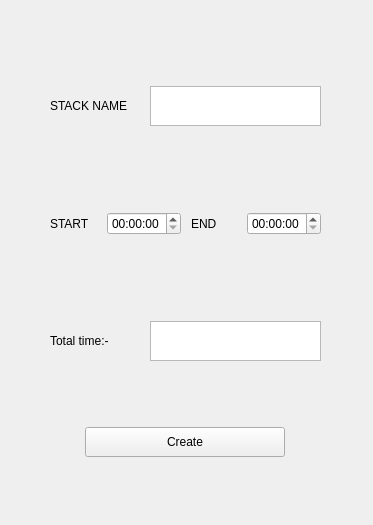
<?xml version="1.0" encoding="UTF-8"?>
<ui version="4.0">
 <class>stack_gen</class>
 <widget class="QWidget" name="stack_gen">
  <property name="geometry">
   <rect>
    <x>0</x>
    <y>0</y>
    <width>373</width>
    <height>525</height>
   </rect>
  </property>
  <property name="sizePolicy">
   <sizepolicy hsizetype="Fixed" vsizetype="Fixed">
    <horstretch>0</horstretch>
    <verstretch>0</verstretch>
   </sizepolicy>
  </property>
  <property name="minimumSize">
   <size>
    <width>373</width>
    <height>525</height>
   </size>
  </property>
  <property name="maximumSize">
   <size>
    <width>373</width>
    <height>525</height>
   </size>
  </property>
  <property name="windowTitle">
   <string>Create your stack</string>
  </property>
  <widget class="QWidget" name="verticalLayoutWidget">
   <property name="geometry">
    <rect>
     <x>10</x>
     <y>10</y>
     <width>351</width>
     <height>501</height>
    </rect>
   </property>
   <layout class="QVBoxLayout" name="content_v">
    <property name="spacing">
     <number>10</number>
    </property>
    <property name="sizeConstraint">
     <enum>QLayout::SetMinimumSize</enum>
    </property>
    <property name="leftMargin">
     <number>20</number>
    </property>
    <property name="topMargin">
     <number>20</number>
    </property>
    <property name="rightMargin">
     <number>20</number>
    </property>
    <property name="bottomMargin">
     <number>20</number>
    </property>
    <item>
     <layout class="QHBoxLayout" name="name_layout_h" stretch="0,0">
      <property name="spacing">
       <number>20</number>
      </property>
      <property name="sizeConstraint">
       <enum>QLayout::SetMinimumSize</enum>
      </property>
      <property name="leftMargin">
       <number>20</number>
      </property>
      <property name="topMargin">
       <number>20</number>
      </property>
      <property name="rightMargin">
       <number>20</number>
      </property>
      <property name="bottomMargin">
       <number>20</number>
      </property>
      <item>
       <widget class="QLabel" name="name_label">
        <property name="sizePolicy">
         <sizepolicy hsizetype="Maximum" vsizetype="Preferred">
          <horstretch>0</horstretch>
          <verstretch>0</verstretch>
         </sizepolicy>
        </property>
        <property name="minimumSize">
         <size>
          <width>80</width>
          <height>50</height>
         </size>
        </property>
        <property name="maximumSize">
         <size>
          <width>100</width>
          <height>50</height>
         </size>
        </property>
        <property name="text">
         <string>STACK NAME</string>
        </property>
       </widget>
      </item>
      <item>
       <widget class="QTextEdit" name="stack_name_input">
        <property name="enabled">
         <bool>true</bool>
        </property>
        <property name="sizePolicy">
         <sizepolicy hsizetype="Maximum" vsizetype="Maximum">
          <horstretch>0</horstretch>
          <verstretch>0</verstretch>
         </sizepolicy>
        </property>
        <property name="maximumSize">
         <size>
          <width>250</width>
          <height>40</height>
         </size>
        </property>
        <property name="baseSize">
         <size>
          <width>20</width>
          <height>20</height>
         </size>
        </property>
        <property name="verticalScrollBarPolicy">
         <enum>Qt::ScrollBarAlwaysOff</enum>
        </property>
       </widget>
      </item>
     </layout>
    </item>
    <item>
     <layout class="QHBoxLayout" name="time_layout_h">
      <property name="spacing">
       <number>10</number>
      </property>
      <property name="leftMargin">
       <number>20</number>
      </property>
      <property name="topMargin">
       <number>20</number>
      </property>
      <property name="rightMargin">
       <number>20</number>
      </property>
      <property name="bottomMargin">
       <number>20</number>
      </property>
      <item>
       <widget class="QLabel" name="start_label">
        <property name="text">
         <string>START</string>
        </property>
       </widget>
      </item>
      <item>
       <widget class="QTimeEdit" name="start_time_input"/>
      </item>
      <item>
       <widget class="QLabel" name="end_label">
        <property name="text">
         <string>END</string>
        </property>
       </widget>
      </item>
      <item>
       <widget class="QTimeEdit" name="end_time_input"/>
      </item>
     </layout>
    </item>
    <item>
     <layout class="QHBoxLayout" name="total_time_layout_h" stretch="0,0">
      <property name="spacing">
       <number>20</number>
      </property>
      <property name="sizeConstraint">
       <enum>QLayout::SetMinimumSize</enum>
      </property>
      <property name="leftMargin">
       <number>20</number>
      </property>
      <property name="topMargin">
       <number>20</number>
      </property>
      <property name="rightMargin">
       <number>20</number>
      </property>
      <property name="bottomMargin">
       <number>20</number>
      </property>
      <item>
       <widget class="QLabel" name="name_label_2">
        <property name="sizePolicy">
         <sizepolicy hsizetype="Maximum" vsizetype="Preferred">
          <horstretch>0</horstretch>
          <verstretch>0</verstretch>
         </sizepolicy>
        </property>
        <property name="minimumSize">
         <size>
          <width>80</width>
          <height>50</height>
         </size>
        </property>
        <property name="maximumSize">
         <size>
          <width>100</width>
          <height>50</height>
         </size>
        </property>
        <property name="text">
         <string>Total time:-</string>
        </property>
       </widget>
      </item>
      <item>
       <widget class="QTextEdit" name="total_time_output">
        <property name="enabled">
         <bool>true</bool>
        </property>
        <property name="sizePolicy">
         <sizepolicy hsizetype="Maximum" vsizetype="Maximum">
          <horstretch>0</horstretch>
          <verstretch>0</verstretch>
         </sizepolicy>
        </property>
        <property name="maximumSize">
         <size>
          <width>250</width>
          <height>40</height>
         </size>
        </property>
        <property name="baseSize">
         <size>
          <width>20</width>
          <height>20</height>
         </size>
        </property>
        <property name="verticalScrollBarPolicy">
         <enum>Qt::ScrollBarAlwaysOff</enum>
        </property>
        <property name="html">
         <string>&lt;!DOCTYPE HTML PUBLIC &quot;-//W3C//DTD HTML 4.0//EN&quot; &quot;http://www.w3.org/TR/REC-html40/strict.dtd&quot;&gt;
&lt;html&gt;&lt;head&gt;&lt;meta name=&quot;qrichtext&quot; content=&quot;1&quot; /&gt;&lt;style type=&quot;text/css&quot;&gt;
p, li { white-space: pre-wrap; }
&lt;/style&gt;&lt;/head&gt;&lt;body style=&quot; font-family:'MS Shell Dlg 2'; font-size:8.25pt; font-weight:400; font-style:normal;&quot;&gt;
&lt;p style=&quot;-qt-paragraph-type:empty; margin-top:0px; margin-bottom:0px; margin-left:0px; margin-right:0px; -qt-block-indent:0; text-indent:0px; font-size:8pt;&quot;&gt;&lt;br /&gt;&lt;/p&gt;&lt;/body&gt;&lt;/html&gt;</string>
        </property>
        <property name="textInteractionFlags">
         <set>Qt::NoTextInteraction</set>
        </property>
       </widget>
      </item>
     </layout>
    </item>
    <item alignment="Qt::AlignHCenter">
     <widget class="QPushButton" name="create_stack_button">
      <property name="sizePolicy">
       <sizepolicy hsizetype="Maximum" vsizetype="Fixed">
        <horstretch>0</horstretch>
        <verstretch>0</verstretch>
       </sizepolicy>
      </property>
      <property name="minimumSize">
       <size>
        <width>200</width>
        <height>30</height>
       </size>
      </property>
      <property name="maximumSize">
       <size>
        <width>200</width>
        <height>30</height>
       </size>
      </property>
      <property name="text">
       <string>Create</string>
      </property>
     </widget>
    </item>
   </layout>
  </widget>
 </widget>
 <resources/>
 <connections/>
</ui>
